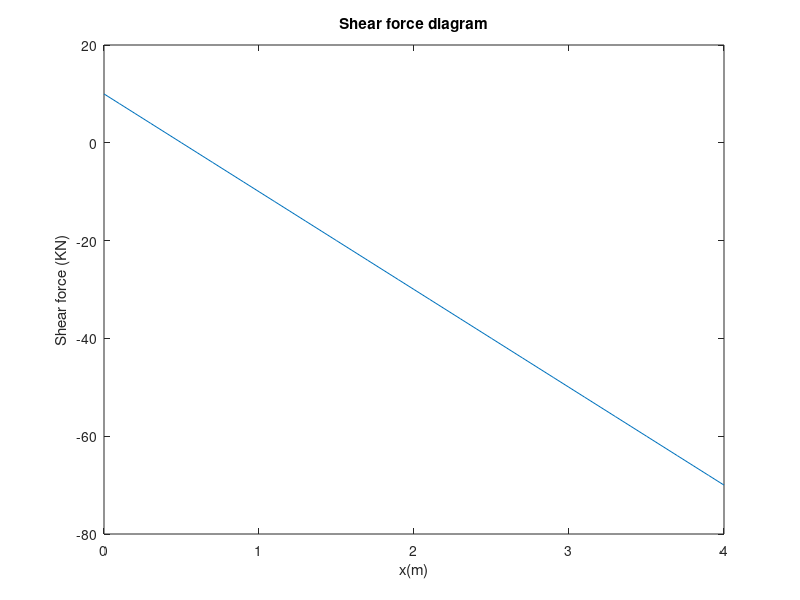
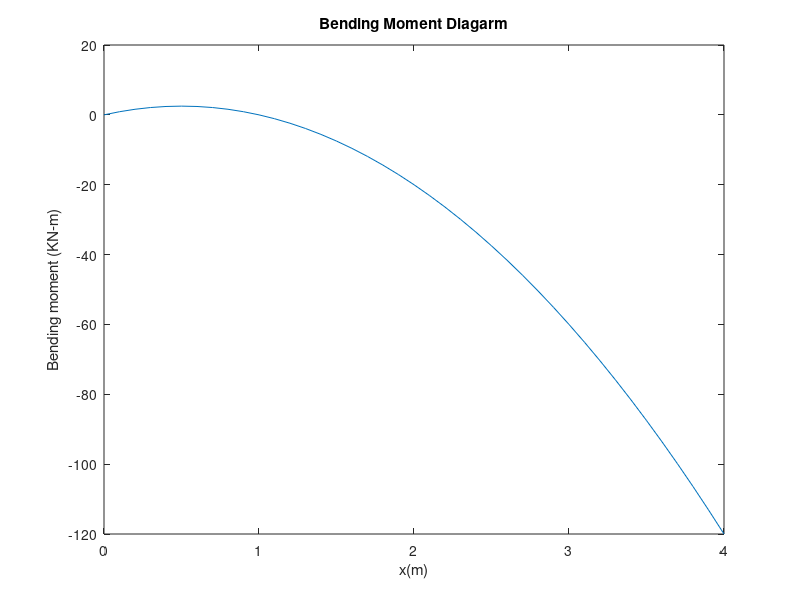

The MATLAB script that drew these images, in order:
w=20;
l = 4;
x = [0:0.1:4];
v=(-(w*x)+((w*1)/2));
m = -((w*x.^2)/2)+((w*1*x)/2);

plot(x,v)
xlabel('x(m)')
ylabel('Shear force (KN)')
title('Shear force diagram')
figure
plot(x,m)
xlabel('x(m)')
ylabel('Bending moment (KN-m)')
title('Bending Moment Diagarm')